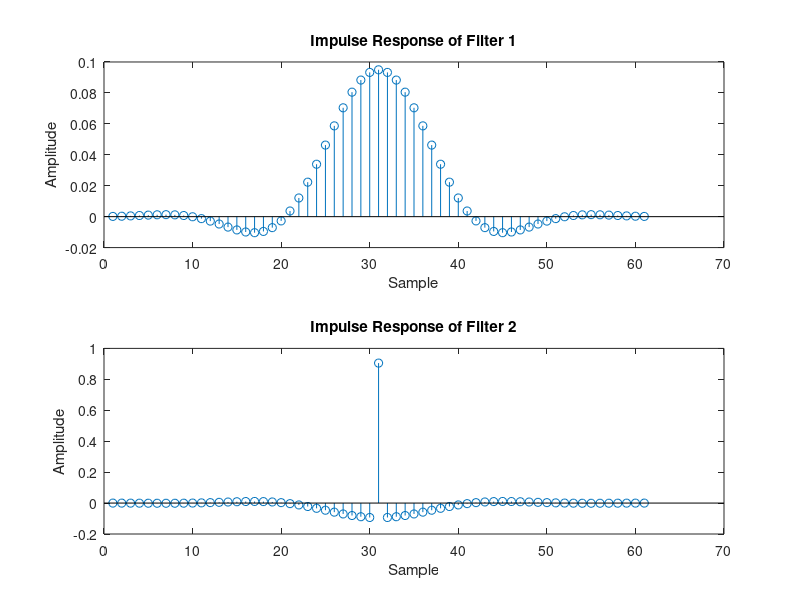
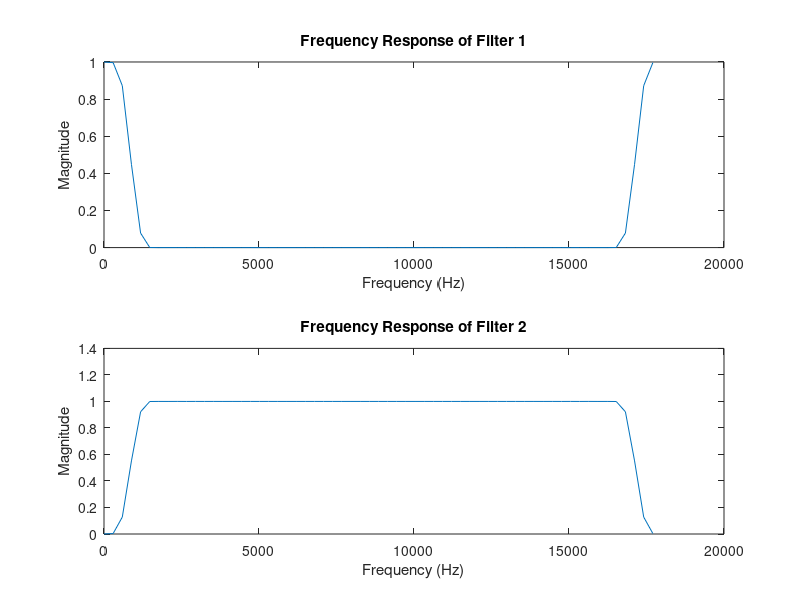

Write the MATLAB code that produced these figures, in order. (Note: this script raises an error after producing the figures.)
close all;
clear;
clc;

% Load the signal and filters
sig_x = load('sig_x.mat');
filter_1 = load('filter_1.mat');
filter_2 = load('filter_2.mat');

x = sig_x.x; % Assuming the variable in sig_x.mat is named 'x'
filter_1_varname = fieldnames(filter_1);
filter_2_varname = fieldnames(filter_2);

h1 = filter_1.(filter_1_varname{1}); % Access the first variable in filter_1.mat
h2 = filter_2.(filter_2_varname{1}); % Access the first variable in filter_2.mat

% Plot the impulse response of each filter
figure;
subplot(2,1,1);
stem(h1);
title('Impulse Response of Filter 1');
xlabel('Sample');
ylabel('Amplitude');

subplot(2,1,2);
stem(h2);
title('Impulse Response of Filter 2');
xlabel('Sample');
ylabel('Amplitude');

% Compute and plot the frequency response of each filter
h1_fft = fft(h1);
h2_fft = fft(h2);
freq = (0:length(h1_fft)-1) * (18000 / length(h1_fft));

figure;
subplot(2,1,1);
plot(freq, abs(h1_fft));
title('Frequency Response of Filter 1');
xlabel('Frequency (Hz)');
ylabel('Magnitude');

subplot(2,1,2);
plot(freq, abs(h2_fft));
title('Frequency Response of Filter 2');
xlabel('Frequency (Hz)');
ylabel('Magnitude');


% Reduce the sampling rate by downsampling
downsample_rate = 1; % Adjust as needed
x_downsampled = downsample( x , downsample_rate );

% Perform manual linear convolution
tic;
y1_linear = linear_conv(x_downsampled, h1);
time_y1_linear = toc;

tic;
y2_linear = linear_conv(x_downsampled, h2);
time_y2_linear = toc;

% Display results
fprintf('Linear convolution with filter 1 took %.6f seconds.\n', time_y1_linear);
fprintf('Linear convolution with filter 2 took %.6f seconds.\n', time_y2_linear);

% Plot the results of linear convolution
figure;
subplot(2,1,1);
plot(y1_linear);
title('Linear Convolution with Filter 1');
xlabel('Sample');
ylabel('Amplitude');

subplot(2,1,2);
plot(y2_linear);
title('Linear Convolution with Filter 2');
xlabel('Sample');
ylabel('Amplitude');

% Plot a specific portion of the signal (zoomed in)
figure;
subplot(2,1,1);
plot(y1_linear(1000:2000));
title('Linear Convolution with Filter 1 (Zoomed In)');
xlabel('Sample');
ylabel('Amplitude');

subplot(2,1,2);
plot(y2_linear(100:400));
title('Linear Convolution with Filter 2 (Zoomed In)');
xlabel('Sample');
ylabel('Amplitude');

% Compute and plot the Fourier Transform of the convolved signals
y1_fft = fft(y1_linear);
y2_fft = fft(y2_linear);

f = (0:length(y1_fft)-1) * (18000 / length(y1_fft) / downsample_rate);

figure;
subplot(2,1,1);
plot(f, abs(y1_fft));
title('Frequency Spectrum of Convolved Signal with Filter 1');
xlabel('Frequency (Hz)');
ylabel('Magnitude');

subplot(2,1,2);
plot(f, abs(y2_fft));
title('Frequency Spectrum of Convolved Signal with Filter 2');
xlabel('Frequency (Hz)');
ylabel('Magnitude');
